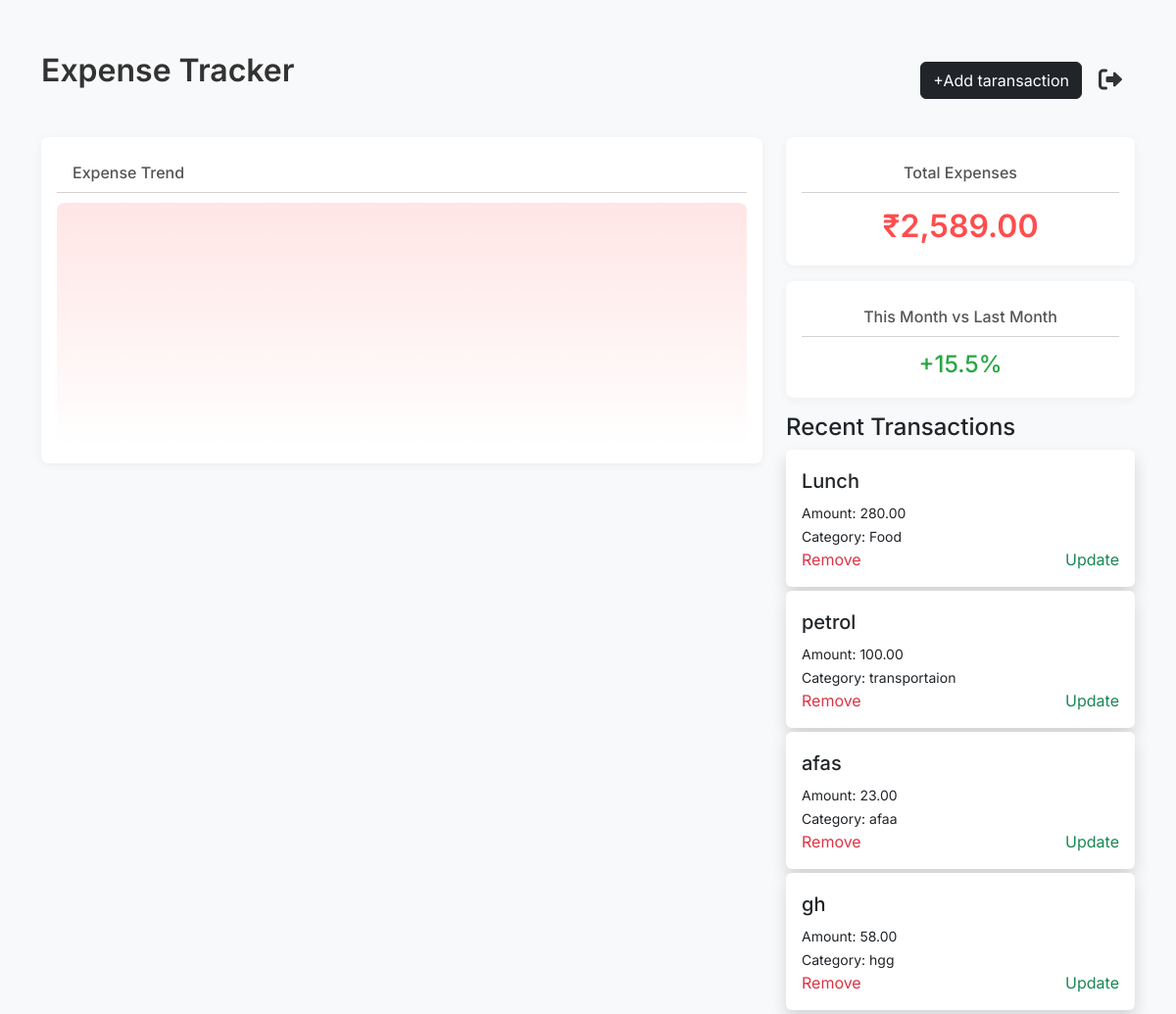
The app's page /index (signed in) with its own data.
### expense/models.py (models this page shows, shortened)
class Expense(models.Model):
    title=models.CharField(max_length=200)
    created_date=models.DateTimeField(auto_now=True)
    amount = models.DecimalField(max_digits=10, decimal_places=2)
    EXPENSE_CATEGORIES = (
    (None,'Select'),
    ('Housing', 'Housing'),
    ('Transportation', 'Transportation'),
    ('Food', 'Food'),
    ('Healthcare', 'Healthcare'),
    ('Education', 'Education'),
    ('Entertainment', 'Entertainment'),
    ('Personal Care', 'Personal Care'),
    ('Debt Payments', 'Debt Payments'),
    ('Savings & Investments', 'Savings & Investments'),
    ('Gifts & Donations', 'Gifts & Donations'),
    ('Insurance', 'Insurance'),
    ('Travel', 'Travel'),
    ('Miscellaneous', 'Miscellaneous'),
)
    category = models.CharField(max_length=100,choices=EXPENSE_CATEGORIES,default="Select")
    payment_choice=(
        (None,'Select'),
        ('UPI','UPI'),
        ('Card','Card'),
        ('Cash','Cash')
    )
    payment_method= models.CharField(max_length=100,choices=payment_choice,default="Select")
    expense_date=models.DateField()
    owner=models.ForeignKey(User,on_delete=models.CASCADE)

### expense/views.py (the view, shortened to what this page needs)
# urls.py: path('index',views.IndexView.as_view(),name="index"),
@method_decorator(decs,name="dispatch")
class IndexView(View):
    template_name="index.html"
    form_class=ExpenseForm
    def get(self,request,*args,**kwargs):
        qs=Expense.objects.filter(owner=request.user)
        form_instance=self.form_class
        return render(request,self.template_name,{"form":form_instance, "data":qs})

### expense/templates/index.html (shortened to what this page needs)
<!DOCTYPE html>
<html lang="en">
<head>
    <link href="https://cdn.jsdelivr.net/npm/bootstrap@5.3.3/dist/css/bootstrap.min.css" rel="stylesheet"
>
    <link rel="stylesheet" href="https://cdnjs.cloudflare.com/ajax/libs/font-awesome/6.0.0-beta3/css/all.min.css">
</head>
<body>
    <div class="container mt-5">
        <div class="d-flex justify-content-between align-items-center">
            <div class="header">Expense Tracker</div>
            <div class="d-flex align-items-center">
                <button type="button" class="btn btn-dark me-1" data-bs-toggle="modal" data-bs-target="#staticBackdrop">
                    +Add taransaction
                </button>
                <a href="{%url 'signout'%}">
                    <button class="btn">
                        <i class="fas fa-sign-out-alt signout-icon"></i>
                    </button>
                </a>
            </div>
        </div>
        <div class="row mt-4">
            <div class="col-md-8">
                <div class="card">
                    <div class="card-body">
                        <div class="card-header">Expense Trend</div>
                        <div class="expense-trend"></div>
                    </div>
                </div>
            </div>
            <div class="col-md-4">
                <div class="card mb-3">
                    <div class="card-body text-center">
                        <div class="card-header">Total Expenses</div>
                        <div class="expense-value">₹2,589.00</div>
                    </div>
                </div>
                <div class="card mb-3">
                    <div class="card-body text-center">
                        <div class="card-header">This Month vs Last Month</div>
                        <div class="percentage-value">+15.5%</div>
                    </div>
                </div>
                <div class=" ">
                    <h4 class="">Recent Transactions</h4>
                </div>
                {% for e in data %}
                <div class="transaction-item bg-white p-3 mb-1 rounded shadow">
                    <h5 class="mt-1">{{ e.title }}</h5>
                    <p class="mb-0"><small>Amount: {{ e.amount }}</small></p>
                    <p class="mb-0"><small>Category: {{ e.category }}</small></p>
                    <div class="d-flex justify-content-between ">
                        <a href="{% url 'delete' e.id %}" class="text-danger nav-link">Remove</a>
                        <a href="{% url 'update' e.id %}" class="text-success nav-link">Update</a>
                    </div>
                </div>
                {% empty %}
                <p>No expenses found.</p>
                {% endfor %}
            </div>
        </div>
    </div>
</body>
</html>

### expense/templates/index.html (style rules this page uses)
body { font-family: 'Inter', sans-serif; background-color: #f8f9fa; }
.header { font-size: 2rem; font-weight: 600; color: #333; margin-bottom: 20px; }
.card { border: none; border-radius: 8px; box-shadow: 0 2px 10px rgba(0, 0, 0, 0.05); margin-bottom: 20px; }
.card-header { font-weight: 500; font-size: 1rem; color: #555; background-color: white; border: n; margin-bottom: 10px; }
.expense-value { font-size: 2rem; color: #ff4d4d; font-weight: 600; }
.percentage-value { font-size: 1.5rem; color: #28a745; font-weight: 500; }
.expense-trend { width: 100%; height: 250px; background: linear-gradient(to bottom, rgba(255, 0, 0, 0.1), rgba(255, 0, 0, 0)); border-radius: 8px; margin-top: 10px; }
.signout-icon { color: #333; font-size: 1.5rem; cursor: pointer; }

### records on screen
Expense: title "Lunch", amount "280.00", category "Food"
Expense: title "petrol", amount "100.00", category "transportaion"
Expense: title "afas", amount "23.00", category "afaa"
Expense: title "gh", amount "58.00", category "hgg"
